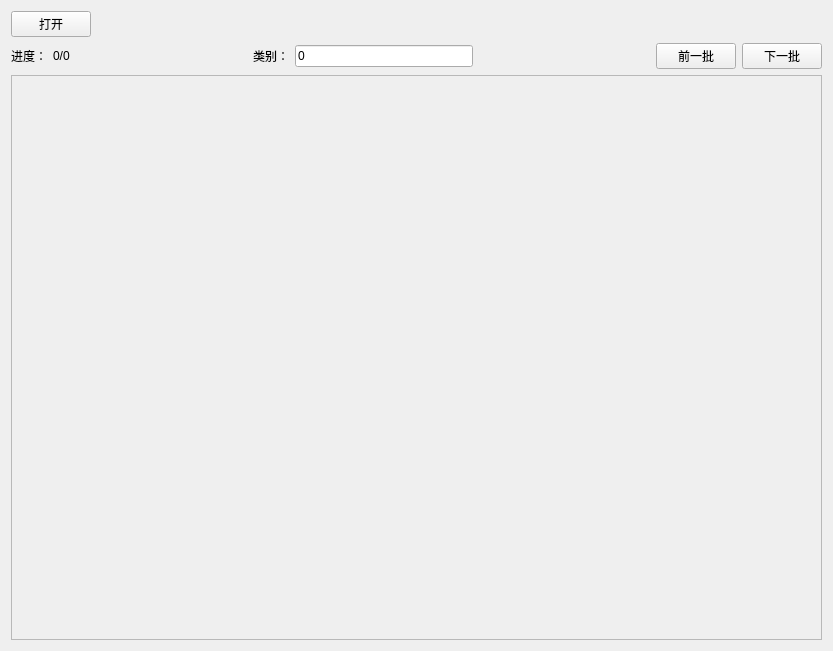
<?xml version="1.0" encoding="UTF-8"?>
<ui version="4.0">
 <class>Form</class>
 <widget class="QWidget" name="Form">
  <property name="geometry">
   <rect>
    <x>0</x>
    <y>0</y>
    <width>833</width>
    <height>651</height>
   </rect>
  </property>
  <property name="windowTitle">
   <string>Form</string>
  </property>
  <layout class="QVBoxLayout" name="verticalLayout_2">
   <item>
    <layout class="QVBoxLayout" name="verticalLayout" stretch="1,1,20">
     <item>
      <layout class="QHBoxLayout" name="horizontalLayout_2">
       <item>
        <widget class="QPushButton" name="btn_open">
         <property name="text">
          <string>打开</string>
         </property>
        </widget>
       </item>
       <item>
        <spacer name="horizontalSpacer_3">
         <property name="orientation">
          <enum>Qt::Horizontal</enum>
         </property>
         <property name="sizeHint" stdset="0">
          <size>
           <width>40</width>
           <height>20</height>
          </size>
         </property>
        </spacer>
       </item>
      </layout>
     </item>
     <item>
      <layout class="QHBoxLayout" name="horizontalLayout">
       <item>
        <widget class="QLabel" name="label_jindu_name">
         <property name="text">
          <string>进度：</string>
         </property>
        </widget>
       </item>
       <item>
        <widget class="QLabel" name="label_jindu">
         <property name="text">
          <string>0/0</string>
         </property>
        </widget>
       </item>
       <item>
        <spacer name="horizontalSpacer">
         <property name="orientation">
          <enum>Qt::Horizontal</enum>
         </property>
         <property name="sizeHint" stdset="0">
          <size>
           <width>40</width>
           <height>20</height>
          </size>
         </property>
        </spacer>
       </item>
       <item>
        <widget class="QLabel" name="label_jindu_2">
         <property name="text">
          <string>类别：</string>
         </property>
        </widget>
       </item>
       <item>
        <widget class="QLineEdit" name="edit_cls">
         <property name="text">
          <string>0</string>
         </property>
        </widget>
       </item>
       <item>
        <spacer name="horizontalSpacer_2">
         <property name="orientation">
          <enum>Qt::Horizontal</enum>
         </property>
         <property name="sizeHint" stdset="0">
          <size>
           <width>40</width>
           <height>20</height>
          </size>
         </property>
        </spacer>
       </item>
       <item>
        <widget class="QPushButton" name="btn_back">
         <property name="text">
          <string>前一批</string>
         </property>
        </widget>
       </item>
       <item>
        <widget class="QPushButton" name="btn_next">
         <property name="text">
          <string>下一批</string>
         </property>
        </widget>
       </item>
      </layout>
     </item>
     <item>
      <widget class="QFrame" name="frame">
       <property name="frameShape">
        <enum>QFrame::StyledPanel</enum>
       </property>
       <property name="frameShadow">
        <enum>QFrame::Raised</enum>
       </property>
      </widget>
     </item>
    </layout>
   </item>
  </layout>
 </widget>
 <resources/>
 <connections/>
</ui>
